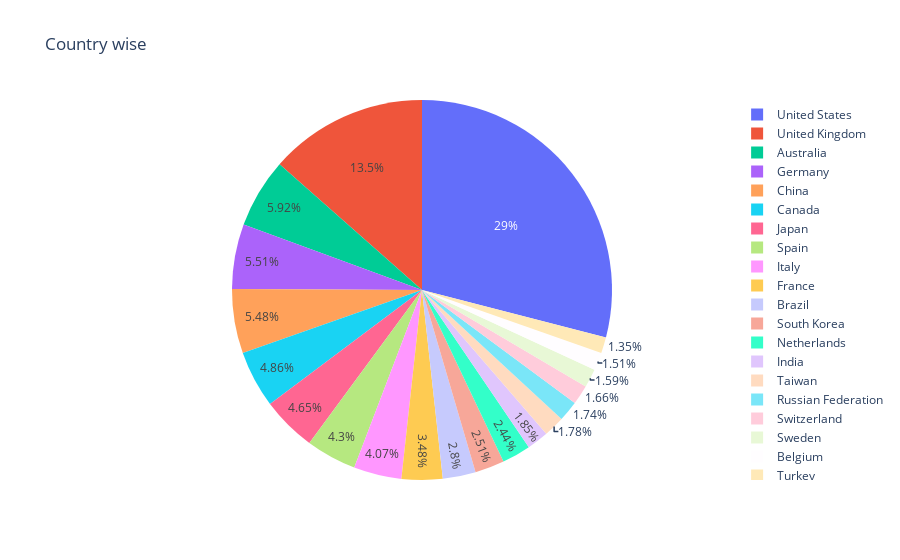

The cell this chart's notebook holds for it:
### Code cell
country_top_20 = country_count.head(20)
px.pie(country_top_20,'country','total_score',title='Country wise')

### Figure 1 — Plotly figure (JSON) as saved in the notebook; plotly's stock layout.template omitted (floating-point values rounded to 4 significant figures)
{"data": [{"domain": {"x": [0, 1], "y": [0, 1]}, "hovertemplate": "country=%{label}<br>total_score=%{value}<extra></extra>", "labels": ["United States", "United Kingdom", "Australia", "Germany", "China", "Canada", "Japan", "Spain", "Italy", "France", "Brazil", "South Korea", "Netherlands", "India", "Taiwan", "Russian Federation", "Switzerland", "Sweden", "Belgium", "Turkey"], "legendgroup": "", "name": "", "showlegend": true, "type": "pie", "values": [5046, 2345, 1029, 957, 952, 844, 809, 747, 708, 605, 487, 436, 425, 321, 309, 302, 289, 276, 263, 234]}], "layout": {"legend": {"tracegroupgap": 0}, "title": {"text": "Country wise"}}}
